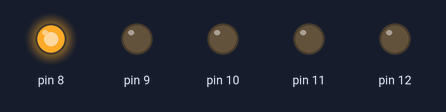
Recording of a sketch running on a simulated Arduino Uno, built with avr-gcc and run on an emulated ATmega328P. Shown: output pins drawn as LEDs (lit = HIGH).

Above: at 1.0 s.
At 2.1 s:
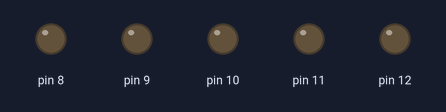
At 3.2 s:
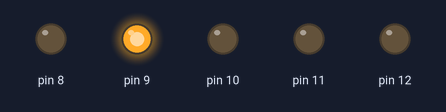
At 5.4 s:
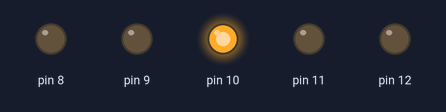
At 7.6 s:
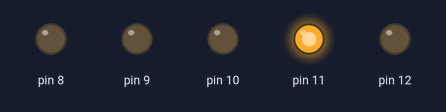
At 9.8 s:
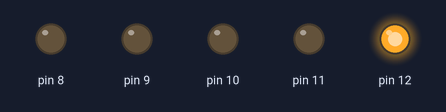
Timing chart, 0 to 14.3 s (numbered marks = the images above):
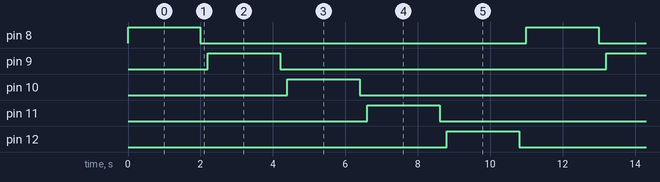

Measured:
- by itself, pin 8–12: alternates HIGH for 2.0 s and LOW for 9.0 s
- by itself, everything shown: repeats every 11.0 s, in 10 steps

The sketch:

Flash-4-LEDs-in-sequence.ino
```cpp
void setup(){
    for(int i=8; i<=12; i=i+1){
        pinMode(i, OUTPUT);
    }
}

void loop(){
    for(int i=8; i<=12; i=i+1){
        digitalWrite(i, HIGH);
        delay(2000);
        digitalWrite(i, LOW);
        delay(200);
    }
}
```
